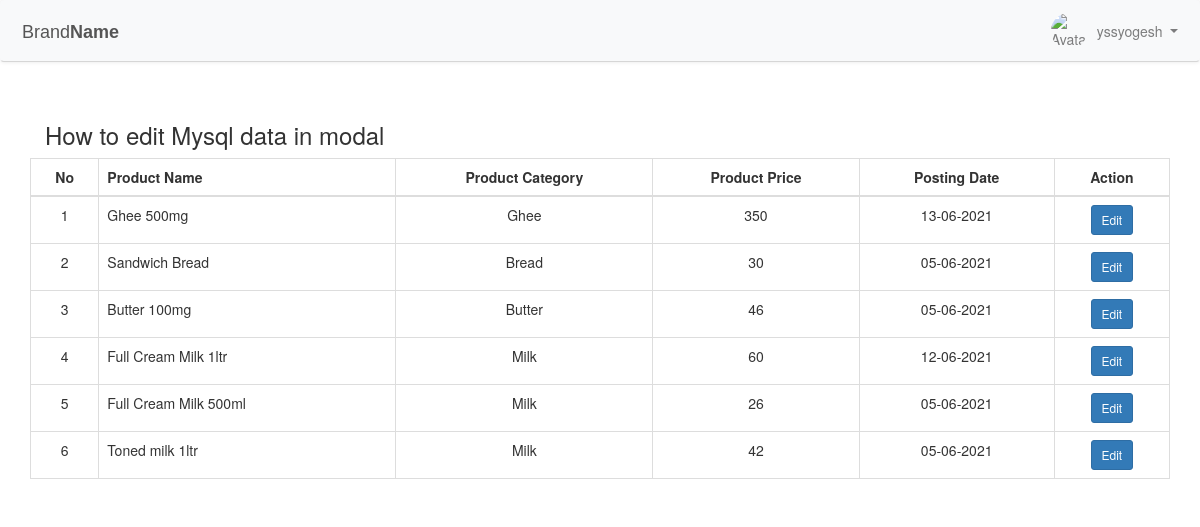
Screenshot of /home.php (signed in) with the database file from the repository.
### tables this page shows
CREATE TABLE `tblproducts` (
  `id` int(11) NOT NULL,
  `CategoryName` varchar(150) DEFAULT NULL,
  `ProductName` varchar(150) DEFAULT NULL,
  `ProductPrice` decimal(10,0) DEFAULT current_timestamp(),
  `PostingDate` timestamp NOT NULL DEFAULT current_timestamp() ON UPDATE current_timestamp(),
  `UpdationDate` timestamp NULL DEFAULT NULL ON UPDATE current_timestamp()
);

### home.php (the view, shortened to what this page needs)
<?php
include "config.php";
?>
<!DOCTYPE HTML>
<html lang="en">
<head>
    <link rel="stylesheet" href="css/bootstrap.css" type="text/css">
    <link rel="stylesheet" href="css/bootstrap.min.css" type="text/css">
    <link rel="stylesheet" href="css/nav.css">
</head>
<body>
    <nav class="navbar navbar-expand-xl navbar-light bg-light">
        <a href="#" class="navbar-brand"><i class="fa fa-cube"></i>Brand<b>Name</b></a>
        <div class="navbar-nav ml-auto">
            <div class="nav-item dropdown">
                <a href="#" data-toggle="dropdown" class="nav-link dropdown-toggle user-action"><img
                        src="/examples/images/avatar/2.jpg" class="avatar" alt="Avatar"> <?php echo $_SESSION['uname']; ?>
                </a>
            </div>
        </div>
    </nav>
    <div class="container">
        <div>&nbsp;</div>
        <h3>How to edit Mysql data in modal</h3>
        <div class="row mt-6">
            <table id="" class="table table-bordered">
                <thead>
                    <tr>
                        <th class="text-center">No</th>
                        <th>Product Name</th>
                        <th class="text-center"> Product Category</th>
                        <th class="text-center"> Product Price</th>
                        <th class="text-center">Posting Date</th>
                        <th class=" text-center">Action</th>
                    </tr>
                </thead>
                <tbody>
                    <?php
					$sql="SELECT * from tblproducts ORDER BY id DESC";
					$query = $dbh -> prepare($sql);
					$query->execute();
					$results=$query->fetchAll(PDO::FETCH_OBJ);
					$cnt=1;
					if($query->rowCount() > 0)
					{
						foreach($results as $row)
						{
							?>
                    <tr>
                        <td class="text-center"><?php echo htmlentities($cnt);?></td>
                        <td><?php  echo htmlentities($row->ProductName);?></td>
                        <td class="text-center"><?php  echo htmlentities($row->CategoryName);?></td>
                        <td class="text-center"><?php  echo htmlentities($row->ProductPrice);?></td>
                        <td class="text-center"><?php  echo htmlentities(date("d-m-Y", strtotime($row->PostingDate)));?>
                        </td>
                        <td class=" text-center">
                            <a href="#" class=" edit_data4 btn btn-sm btn-primary" id="<?php echo  ($row->id); ?>"
                                title="click to edit">Edit</a>
                        </td>
                    </tr>
                    <?php
							$cnt=$cnt+1;
						}
					} ?>
                </tbody>
            </table>
        </div>
    </div>
</body>
</html>

### css/nav.css (style rules this page uses)
.navbar { background: #fff; padding-left: 16px; padding-right: 16px; border-bottom: 1px solid #d6d6d6; box-shadow: 0 0 4px rgba(0,0,0,.1); }
.nav-link img { border-radius: 50%; width: 36px; height: 36px; margin: -8px 0; float: left; margin-right: 10px; }
.navbar .navbar-brand { color: #555; padding-left: 0; padding-right: 50px; font-family: 'Merienda One', sans-serif; }

### rows the page displays
tblproducts: ProductName "Ghee 500mg", CategoryName "Ghee", ProductPrice "350", PostingDate "13-06-2021"
tblproducts: ProductName "Sandwich Bread", CategoryName "Bread", ProductPrice "30", PostingDate "05-06-2021"
tblproducts: ProductName "Butter 100mg", CategoryName "Butter", ProductPrice "46", PostingDate "05-06-2021"
tblproducts: ProductName "Full Cream Milk 1ltr", CategoryName "Milk", ProductPrice "60", PostingDate "12-06-2021"
tblproducts: ProductName "Full Cream Milk 500ml", CategoryName "Milk", ProductPrice "26", PostingDate "05-06-2021"
tblproducts: ProductName "Toned milk 1ltr", CategoryName "Milk", ProductPrice "42", PostingDate "05-06-2021"

### other values shown
$_SESSION['uname'] "yssyogesh"
